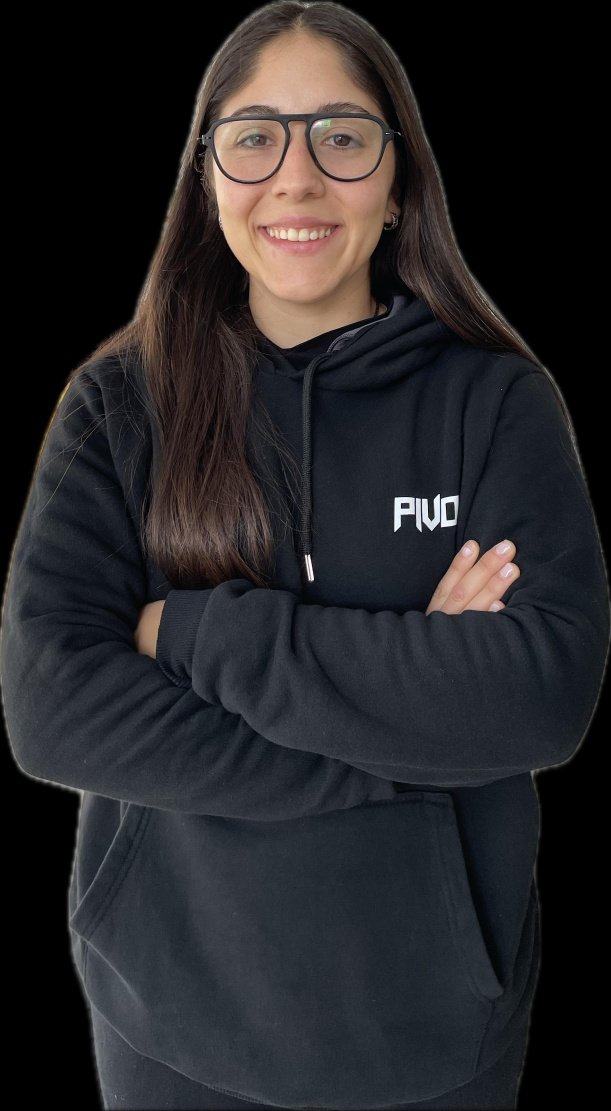
#> input picture assets/team/guadalupe-oieni.jpeg, 1832 x 3332 px, given in place of 2746fc_images_lucas-91a48054-3518-4830-9265-33b3bbb9d67e.jpg, which was not available (shown at 1/3 size)
$ python optimize-team-photos.py
#> lines starting #> are read from the running program, lines starting #| are printed output that depends on the picture; pictures that were not available may be replaced by others from this repository, and a replacement may not be noted
#> further down, im is the input picture: PIL image 1832x3332 RGB; mean R, G, B 38.3, 36.9, 39.3
from pathlib import Path
from PIL import Image

base = Path(
    r"C:\Users\damin\.cursor\projects\c-Users-damin-OneDrive-Desktop-pivot-kine\assets"
)
out = Path(__file__).resolve().parents[1] / "assets" / "team"
out.mkdir(parents=True, exist_ok=True)

sources = {
    "lucas-felix": base
    / "c__Users_damin_AppData_Roaming_Cursor_User_workspaceStorage_0572a2225b0937e4785c21b03c2746fc_images_lucas-91a48054-3518-4830-9265-33b3bbb9d67e.jpg",
    "matias-frola": base
    / "c__Users_damin_AppData_Roaming_Cursor_User_workspaceStorage_0572a2225b0937e4785c21b03c2746fc_images_matias-3aaac0ce-f61d-4760-80bf-a21ee71e71c8.jpg",
    "guadalupe-oieni": base
    / "c__Users_damin_AppData_Roaming_Cursor_User_workspaceStorage_0572a2225b0937e4785c21b03c2746fc_images_guadalupe-d0dd1485-b307-4da3-87e1-5b70b26bd45b.jpg",
}

SIZE = 256


def crop_avatar(im: Image.Image) -> Image.Image:
    w, h = im.size
#> w = 1832; h = 3332
    side = min(w, h)
#> side = 1832
    left = (w - side) // 2
#> left = 0
    top = int((h - side) * 0.12)
#> top = 180
    top = max(0, min(top, h - side))
    cropped = im.crop((left, top, left + side, top + side))
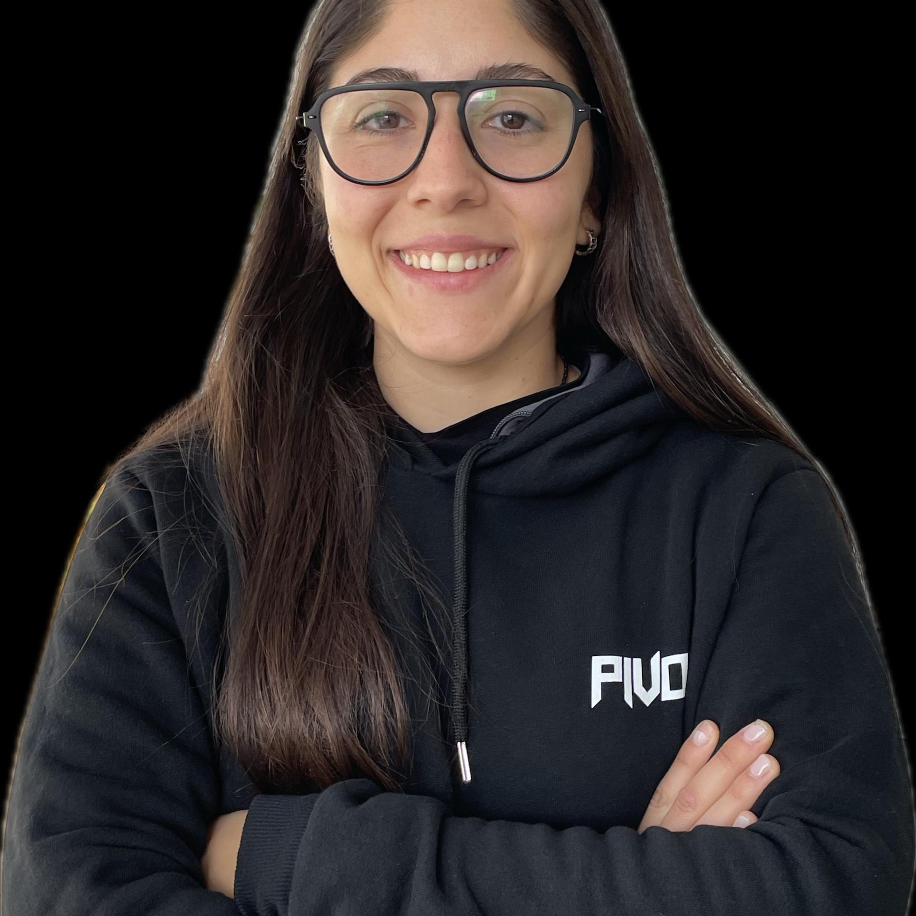
#> cropped: PIL image 1832x1832 RGB (shown at 1/2 size); mean R, G, B 44, 38.9, 39
    return cropped.resize((SIZE, SIZE), Image.Resampling.LANCZOS)
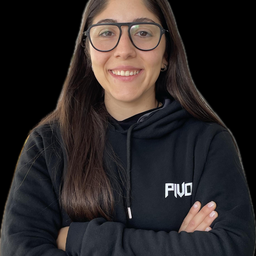
#> returned value: PIL image 256x256 RGB; mean R, G, B 44, 38.9, 39


for name, src in sources.items():
    im = Image.open(src).convert("RGB")
    avatar = crop_avatar(im)
    jpg_path = out / f"{name}.jpg"
    webp_path = out / f"{name}.webp"
    avatar.save(jpg_path, "JPEG", quality=82, optimize=True, progressive=True)
    avatar.save(webp_path, "WEBP", quality=82, method=6)
    print(
#> (the run stopped early here; a loop or call above may not have finished)

$ run again, on assets/team/lucas-felix.jpeg
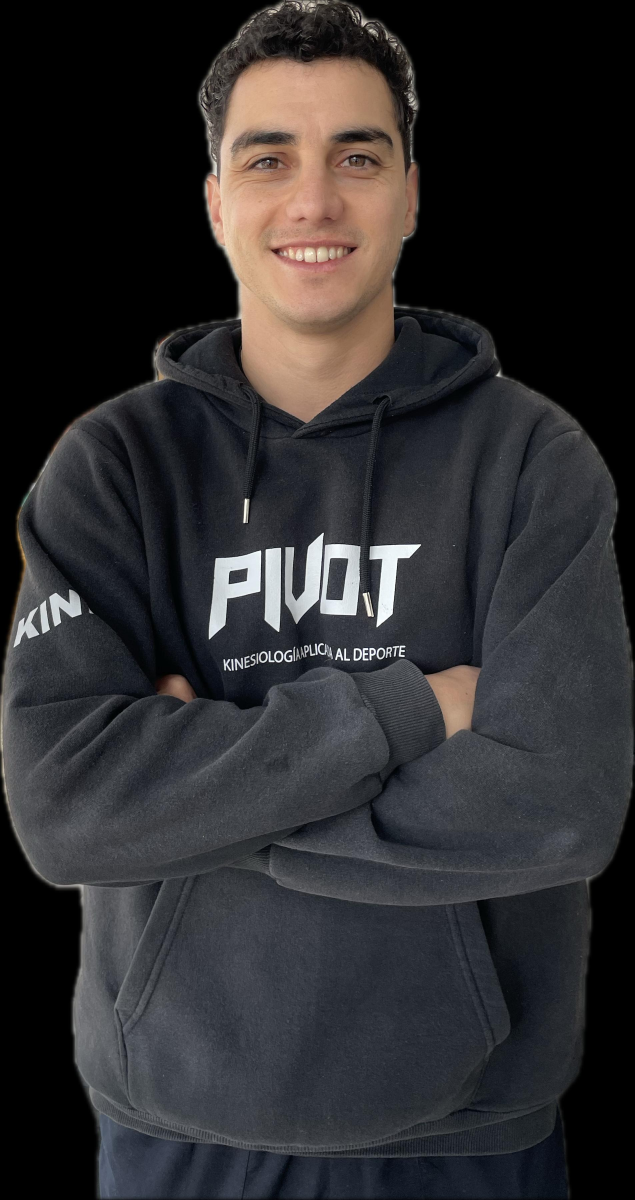
#> input picture assets/team/lucas-felix.jpeg, 1903 x 3599 px, given in place of 2746fc_images_lucas-91a48054-3518-4830-9265-33b3bbb9d67e.jpg, which was not available (shown at 1/3 size)
#> im is the input picture: PIL image 1903x3599 RGB; mean R, G, B 46.9, 45.5, 47.3
#> in crop_avatar, `cropped = im.crop((left, top, left + side, top + side))`:
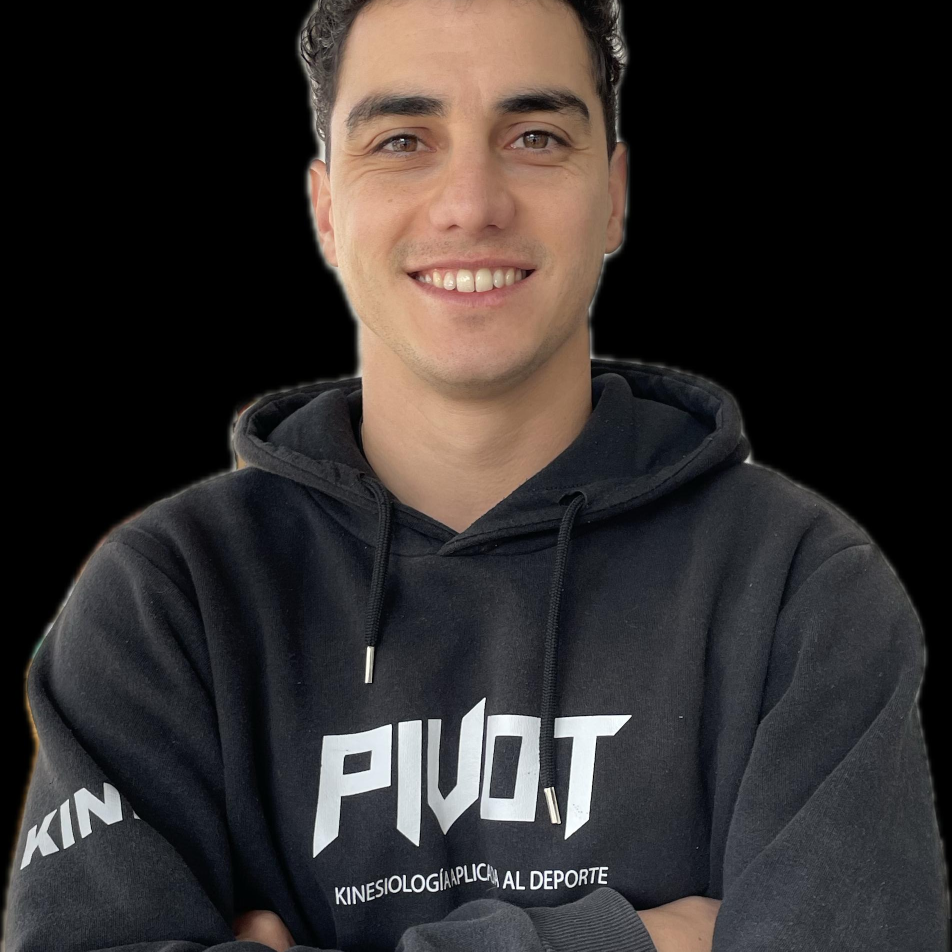
#> cropped: PIL image 1903x1903 RGB (shown at 1/2 size); mean R, G, B 50.9, 46.3, 45.4
#> in crop_avatar, `return cropped.resize((SIZE, SIZE), Image.Resampling.LANCZOS)`:
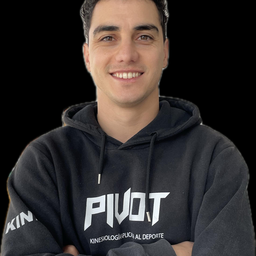
#> returned value: PIL image 256x256 RGB; mean R, G, B 50.9, 46.3, 45.4
